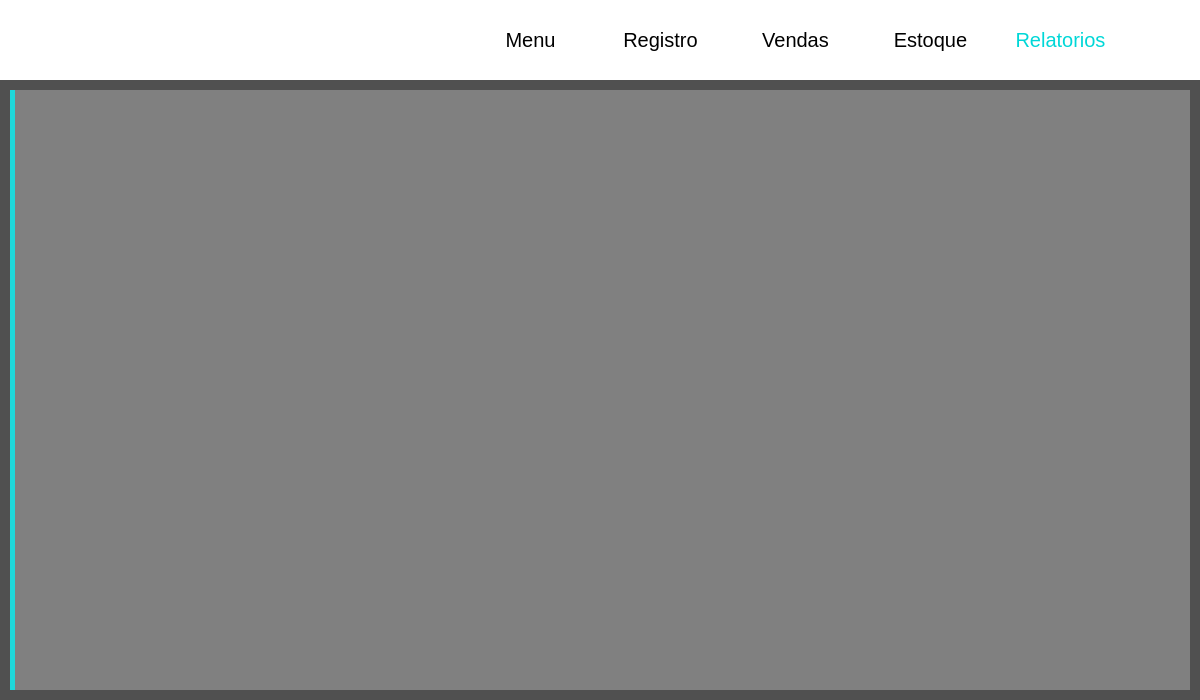
<?xml version="1.0" encoding="UTF-8"?>
<ui version="4.0">
 <class>Relatorios</class>
 <widget class="QDialog" name="Relatorios">
  <property name="geometry">
   <rect>
    <x>0</x>
    <y>0</y>
    <width>1200</width>
    <height>700</height>
   </rect>
  </property>
  <property name="windowTitle">
   <string>Dialog</string>
  </property>
  <widget class="QLabel" name="wide_white">
   <property name="enabled">
    <bool>true</bool>
   </property>
   <property name="geometry">
    <rect>
     <x>10</x>
     <y>90</y>
     <width>1180</width>
     <height>600</height>
    </rect>
   </property>
   <property name="styleSheet">
    <string notr="true">background-color: qlineargradient(spread:pad, x1:0, y1:0, x2:1, y2:1, stop:0 rgba(255, 255, 255, 70));</string>
   </property>
   <property name="text">
    <string/>
   </property>
  </widget>
  <widget class="QPushButton" name="btn_menu">
   <property name="geometry">
    <rect>
     <x>500</x>
     <y>25</y>
     <width>61</width>
     <height>30</height>
    </rect>
   </property>
   <property name="font">
    <font>
     <pointsize>15</pointsize>
    </font>
   </property>
   <property name="cursor">
    <cursorShape>PointingHandCursor</cursorShape>
   </property>
   <property name="styleSheet">
    <string notr="true">#btn_menu{
	background-color: qlineargradient(spread:pad, x1:0, y1:0, x2:1, y2:1, stop:0 rgba(255, 255, 255, 255));
	
	color: black;
	border: 0px;
}
#btn_menu:pressed{
	color: qlineargradient(spread:pad, x1:0, y1:0, x2:1, y2:1, stop:0 rgba(0, 215, 215, 255));
}
</string>
   </property>
   <property name="text">
    <string>Menu</string>
   </property>
   <property name="autoDefault">
    <bool>false</bool>
   </property>
  </widget>
  <widget class="QLabel" name="logo">
   <property name="enabled">
    <bool>true</bool>
   </property>
   <property name="geometry">
    <rect>
     <x>10</x>
     <y>10</y>
     <width>351</width>
     <height>60</height>
    </rect>
   </property>
   <property name="styleSheet">
    <string notr="true">background-color: qlineargradient(spread:pad, x1:0, y1:0, x2:1, y2:1, stop:0 rgba(255, 255, 255, 255));</string>
   </property>
   <property name="text">
    <string/>
   </property>
   <property name="pixmap">
    <pixmap>../../images/logo (cópia).png</pixmap>
   </property>
  </widget>
  <widget class="QLabel" name="backgorundWide">
   <property name="enabled">
    <bool>true</bool>
   </property>
   <property name="geometry">
    <rect>
     <x>0</x>
     <y>0</y>
     <width>1200</width>
     <height>700</height>
    </rect>
   </property>
   <property name="styleSheet">
    <string notr="true">background-color: qlineargradient(spread:pad, x1:0, y1:0, x2:1, y2:1, stop:1 rgba(0, 0, 0, 170));</string>
   </property>
   <property name="text">
    <string/>
   </property>
  </widget>
  <widget class="QPushButton" name="btn_vendas">
   <property name="geometry">
    <rect>
     <x>760</x>
     <y>25</y>
     <width>71</width>
     <height>30</height>
    </rect>
   </property>
   <property name="font">
    <font>
     <pointsize>15</pointsize>
    </font>
   </property>
   <property name="cursor">
    <cursorShape>PointingHandCursor</cursorShape>
   </property>
   <property name="styleSheet">
    <string notr="true">#btn_vendas{
	background-color: qlineargradient(spread:pad, x1:0, y1:0, x2:1, y2:1, stop:0 rgba(255, 255, 255, 255));
	
	color: black;
	border: 0px;
}
#btn_vendas:pressed{
	color: qlineargradient(spread:pad, x1:0, y1:0, x2:1, y2:1, stop:0 rgba(0, 215, 215, 255));
	
}
</string>
   </property>
   <property name="text">
    <string>Vendas</string>
   </property>
   <property name="autoDefault">
    <bool>false</bool>
   </property>
  </widget>
  <widget class="QPushButton" name="btn_relatorios">
   <property name="geometry">
    <rect>
     <x>1010</x>
     <y>25</y>
     <width>101</width>
     <height>30</height>
    </rect>
   </property>
   <property name="font">
    <font>
     <pointsize>15</pointsize>
    </font>
   </property>
   <property name="cursor">
    <cursorShape>PointingHandCursor</cursorShape>
   </property>
   <property name="styleSheet">
    <string notr="true">#btn_relatorios{
	background-color: qlineargradient(spread:pad, x1:0, y1:0, x2:1, y2:1, stop:0 rgba(255, 255, 255, 255));
	color: qlineargradient(spread:pad, x1:0, y1:0, x2:1, y2:1, stop:0 rgba(0, 215, 215, 255));

	border: 0px;
}
#btn_relatorios:pressed{
	color: qlineargradient(spread:pad, x1:0, y1:0, x2:1, y2:1, stop:0 rgba(0, 215, 215, 255));
	
}
</string>
   </property>
   <property name="text">
    <string>Relatorios</string>
   </property>
   <property name="autoDefault">
    <bool>false</bool>
   </property>
  </widget>
  <widget class="QPushButton" name="btn_estoque">
   <property name="geometry">
    <rect>
     <x>890</x>
     <y>25</y>
     <width>81</width>
     <height>30</height>
    </rect>
   </property>
   <property name="font">
    <font>
     <pointsize>15</pointsize>
    </font>
   </property>
   <property name="cursor">
    <cursorShape>PointingHandCursor</cursorShape>
   </property>
   <property name="styleSheet">
    <string notr="true">#btn_estoque{
	background-color: qlineargradient(spread:pad, x1:0, y1:0, x2:1, y2:1, stop:0 rgba(255, 255, 255, 255));
	
	color: black;
	border: 0px;
}
#btn_estoque:pressed{
	color: qlineargradient(spread:pad, x1:0, y1:0, x2:1, y2:1, stop:0 rgba(0, 215, 215, 255));
	
}
</string>
   </property>
   <property name="text">
    <string>Estoque</string>
   </property>
   <property name="autoDefault">
    <bool>false</bool>
   </property>
  </widget>
  <widget class="QLabel" name="background">
   <property name="geometry">
    <rect>
     <x>-240</x>
     <y>-140</y>
     <width>1600</width>
     <height>950</height>
    </rect>
   </property>
   <property name="text">
    <string/>
   </property>
   <property name="pixmap">
    <pixmap>../../images/d6cd4e57ce4e931e6cb2d30a8cf9e860.jpg</pixmap>
   </property>
   <property name="scaledContents">
    <bool>true</bool>
   </property>
   <property name="wordWrap">
    <bool>false</bool>
   </property>
  </widget>
  <widget class="QPushButton" name="btn_registro">
   <property name="geometry">
    <rect>
     <x>620</x>
     <y>25</y>
     <width>81</width>
     <height>30</height>
    </rect>
   </property>
   <property name="font">
    <font>
     <pointsize>15</pointsize>
    </font>
   </property>
   <property name="cursor">
    <cursorShape>PointingHandCursor</cursorShape>
   </property>
   <property name="styleSheet">
    <string notr="true">#btn_registro{
	background-color: qlineargradient(spread:pad, x1:0, y1:0, x2:1, y2:1, stop:0 rgba(255, 255, 255, 255));
	color: black;
	border: 0px;
}
#btn_registro:pressed{;
color: qlineargradient(spread:pad, x1:0, y1:0, x2:1, y2:1, stop:0 rgba(56, 126, 128, 255));
}
</string>
   </property>
   <property name="text">
    <string>Registro</string>
   </property>
   <property name="autoDefault">
    <bool>false</bool>
   </property>
  </widget>
  <widget class="QLabel" name="faixa_branca">
   <property name="enabled">
    <bool>true</bool>
   </property>
   <property name="geometry">
    <rect>
     <x>0</x>
     <y>0</y>
     <width>1200</width>
     <height>80</height>
    </rect>
   </property>
   <property name="styleSheet">
    <string notr="true">background-color: qlineargradient(spread:pad, x1:0, y1:0, x2:1, y2:1, stop:0 rgba(255, 255, 255, 255));</string>
   </property>
   <property name="text">
    <string/>
   </property>
  </widget>
  <widget class="QLabel" name="line_blue">
   <property name="enabled">
    <bool>true</bool>
   </property>
   <property name="geometry">
    <rect>
     <x>10</x>
     <y>90</y>
     <width>5</width>
     <height>600</height>
    </rect>
   </property>
   <property name="styleSheet">
    <string notr="true">background-color: qlineargradient(spread:pad, x1:0, y1:0, x2:1, y2:1, stop:0 rgba(31, 216, 218, 255));</string>
   </property>
   <property name="text">
    <string/>
   </property>
  </widget>
  <zorder>background</zorder>
  <zorder>backgorundWide</zorder>
  <zorder>faixa_branca</zorder>
  <zorder>btn_relatorios</zorder>
  <zorder>btn_vendas</zorder>
  <zorder>btn_menu</zorder>
  <zorder>btn_registro</zorder>
  <zorder>btn_estoque</zorder>
  <zorder>logo</zorder>
  <zorder>wide_white</zorder>
  <zorder>line_blue</zorder>
 </widget>
 <resources/>
 <connections/>
</ui>
